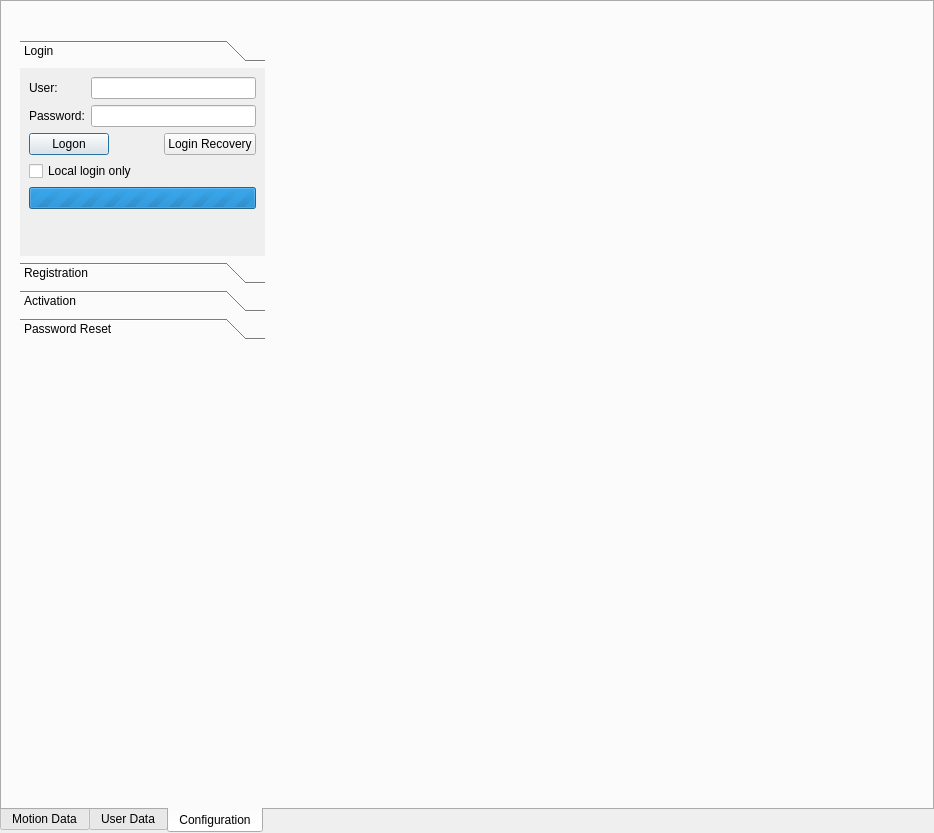
<?xml version="1.0" encoding="UTF-8"?>
<ui version="4.0">
 <class>DataSourceWidget</class>
 <widget class="QTabWidget" name="DataSourceWidget">
  <property name="geometry">
   <rect>
    <x>0</x>
    <y>0</y>
    <width>934</width>
    <height>833</height>
   </rect>
  </property>
  <property name="windowTitle">
   <string>TabWidget</string>
  </property>
  <property name="tabPosition">
   <enum>QTabWidget::South</enum>
  </property>
  <property name="currentIndex">
   <number>2</number>
  </property>
  <widget class="QWidget" name="motionDataTab">
   <attribute name="icon">
    <iconset resource="newCommunicationIcons.qrc">
     <normaloff>:/newCommunication/icons/zdalne.png</normaloff>:/newCommunication/icons/zdalne.png</iconset>
   </attribute>
   <attribute name="title">
    <string>Motion Data</string>
   </attribute>
   <layout class="QHBoxLayout" name="horizontalLayout_3">
    <item>
     <widget class="QWidget" name="dataViewWidget" native="true">
      <property name="sizePolicy">
       <sizepolicy hsizetype="Fixed" vsizetype="Preferred">
        <horstretch>0</horstretch>
        <verstretch>0</verstretch>
       </sizepolicy>
      </property>
      <property name="minimumSize">
       <size>
        <width>300</width>
        <height>0</height>
       </size>
      </property>
      <property name="maximumSize">
       <size>
        <width>300</width>
        <height>16777215</height>
       </size>
      </property>
      <layout class="QVBoxLayout" name="verticalLayout_6">
       <item>
        <layout class="QHBoxLayout" name="horizontalLayout_5">
         <property name="sizeConstraint">
          <enum>QLayout::SetFixedSize</enum>
         </property>
         <item>
          <layout class="QFormLayout" name="formLayout_3">
           <item row="0" column="0">
            <widget class="QLabel" name="perspectiveLabel">
             <property name="text">
              <string>Perspective:</string>
             </property>
            </widget>
           </item>
           <item row="0" column="1">
            <widget class="QComboBox" name="perspectiveComboBox"/>
           </item>
           <item row="1" column="0">
            <widget class="QLabel" name="filterLabel">
             <property name="text">
              <string>Filter:</string>
             </property>
            </widget>
           </item>
           <item row="1" column="1">
            <widget class="QComboBox" name="filterComboBox">
             <item>
              <property name="text">
               <string>No filter</string>
              </property>
             </item>
            </widget>
           </item>
          </layout>
         </item>
        </layout>
       </item>
      </layout>
     </widget>
    </item>
    <item>
     <widget class="QWidget" name="patientCardPlaceholerWidget" native="true"/>
    </item>
    <item>
     <spacer name="horizontalSpacer_2">
      <property name="orientation">
       <enum>Qt::Horizontal</enum>
      </property>
      <property name="sizeHint" stdset="0">
       <size>
        <width>40</width>
        <height>20</height>
       </size>
      </property>
     </spacer>
    </item>
   </layout>
  </widget>
  <widget class="QWidget" name="userDataTab">
   <attribute name="icon">
    <iconset>
     <normaloff>:/newCommunication/icons/osobowe.png</normaloff>:/newCommunication/icons/osobowe.png</iconset>
   </attribute>
   <attribute name="title">
    <string>User Data</string>
   </attribute>
  </widget>
  <widget class="QWidget" name="configTab">
   <attribute name="icon">
    <iconset>
     <normaloff>:/newCommunication/icons/OperacjeP.png</normaloff>:/newCommunication/icons/OperacjeP.png</iconset>
   </attribute>
   <attribute name="title">
    <string>Configuration</string>
   </attribute>
   <layout class="QHBoxLayout" name="horizontalLayout_4">
    <item>
     <widget class="QWidget" name="configPlaceholderWidget" native="true">
      <property name="sizePolicy">
       <sizepolicy hsizetype="Fixed" vsizetype="Preferred">
        <horstretch>0</horstretch>
        <verstretch>0</verstretch>
       </sizepolicy>
      </property>
      <property name="minimumSize">
       <size>
        <width>260</width>
        <height>0</height>
       </size>
      </property>
      <property name="maximumSize">
       <size>
        <width>260</width>
        <height>16777215</height>
       </size>
      </property>
      <layout class="QVBoxLayout" name="verticalLayout_4">
       <property name="leftMargin">
        <number>9</number>
       </property>
       <property name="topMargin">
        <number>9</number>
       </property>
       <property name="rightMargin">
        <number>6</number>
       </property>
       <property name="bottomMargin">
        <number>6</number>
       </property>
       <item>
        <widget class="QToolBox" name="toolBox">
         <property name="sizePolicy">
          <sizepolicy hsizetype="Preferred" vsizetype="Fixed">
           <horstretch>0</horstretch>
           <verstretch>0</verstretch>
          </sizepolicy>
         </property>
         <property name="minimumSize">
          <size>
           <width>0</width>
           <height>300</height>
          </size>
         </property>
         <property name="maximumSize">
          <size>
           <width>16777215</width>
           <height>260</height>
          </size>
         </property>
         <property name="currentIndex">
          <number>0</number>
         </property>
         <widget class="QWidget" name="loginPage">
          <property name="geometry">
           <rect>
            <x>0</x>
            <y>0</y>
            <width>245</width>
            <height>192</height>
           </rect>
          </property>
          <attribute name="label">
           <string>Login</string>
          </attribute>
          <layout class="QVBoxLayout" name="verticalLayout">
           <item>
            <layout class="QFormLayout" name="formLayout">
             <item row="0" column="0">
              <widget class="QLabel" name="userLabel">
               <property name="sizePolicy">
                <sizepolicy hsizetype="Preferred" vsizetype="Preferred">
                 <horstretch>0</horstretch>
                 <verstretch>0</verstretch>
                </sizepolicy>
               </property>
               <property name="text">
                <string>User:</string>
               </property>
              </widget>
             </item>
             <item row="0" column="1">
              <widget class="QLineEdit" name="userEdit">
               <property name="sizePolicy">
                <sizepolicy hsizetype="Expanding" vsizetype="Fixed">
                 <horstretch>0</horstretch>
                 <verstretch>0</verstretch>
                </sizepolicy>
               </property>
              </widget>
             </item>
             <item row="1" column="0">
              <widget class="QLabel" name="passwordLabel">
               <property name="text">
                <string>Password:</string>
               </property>
              </widget>
             </item>
             <item row="1" column="1">
              <widget class="QLineEdit" name="passwordEdit">
               <property name="sizePolicy">
                <sizepolicy hsizetype="Expanding" vsizetype="Fixed">
                 <horstretch>0</horstretch>
                 <verstretch>0</verstretch>
                </sizepolicy>
               </property>
               <property name="echoMode">
                <enum>QLineEdit::Password</enum>
               </property>
              </widget>
             </item>
            </layout>
           </item>
           <item>
            <layout class="QHBoxLayout" name="horizontalLayout">
             <item>
              <widget class="QPushButton" name="loginButton">
               <property name="sizePolicy">
                <sizepolicy hsizetype="Fixed" vsizetype="Fixed">
                 <horstretch>0</horstretch>
                 <verstretch>0</verstretch>
                </sizepolicy>
               </property>
               <property name="text">
                <string>Logon</string>
               </property>
               <property name="autoDefault">
                <bool>true</bool>
               </property>
               <property name="default">
                <bool>true</bool>
               </property>
              </widget>
             </item>
             <item>
              <spacer name="horizontalSpacer">
               <property name="orientation">
                <enum>Qt::Horizontal</enum>
               </property>
               <property name="sizeType">
                <enum>QSizePolicy::Expanding</enum>
               </property>
               <property name="sizeHint" stdset="0">
                <size>
                 <width>13</width>
                 <height>20</height>
                </size>
               </property>
              </spacer>
             </item>
             <item>
              <widget class="QPushButton" name="loginRecoveryButton">
               <property name="sizePolicy">
                <sizepolicy hsizetype="Fixed" vsizetype="Fixed">
                 <horstretch>0</horstretch>
                 <verstretch>0</verstretch>
                </sizepolicy>
               </property>
               <property name="text">
                <string>Login Recovery</string>
               </property>
              </widget>
             </item>
            </layout>
           </item>
           <item>
            <widget class="QCheckBox" name="localLogin">
             <property name="text">
              <string>Local login only</string>
             </property>
            </widget>
           </item>
           <item>
            <widget class="QProgressBar" name="loginProgressBar">
             <property name="sizePolicy">
              <sizepolicy hsizetype="Expanding" vsizetype="Fixed">
               <horstretch>0</horstretch>
               <verstretch>0</verstretch>
              </sizepolicy>
             </property>
             <property name="maximum">
              <number>0</number>
             </property>
             <property name="value">
              <number>-1</number>
             </property>
             <property name="textVisible">
              <bool>false</bool>
             </property>
             <property name="invertedAppearance">
              <bool>false</bool>
             </property>
            </widget>
           </item>
           <item>
            <spacer name="verticalSpacer">
             <property name="orientation">
              <enum>Qt::Vertical</enum>
             </property>
             <property name="sizeHint" stdset="0">
              <size>
               <width>20</width>
               <height>86</height>
              </size>
             </property>
            </spacer>
           </item>
          </layout>
         </widget>
         <widget class="QWidget" name="registrationPage">
          <property name="geometry">
           <rect>
            <x>0</x>
            <y>0</y>
            <width>194</width>
            <height>201</height>
           </rect>
          </property>
          <attribute name="label">
           <string>Registration</string>
          </attribute>
          <layout class="QVBoxLayout" name="verticalLayout_2">
           <item>
            <layout class="QFormLayout" name="formLayout_2">
             <item row="0" column="0">
              <widget class="QLabel" name="regLoginLabel">
               <property name="text">
                <string>Login:</string>
               </property>
              </widget>
             </item>
             <item row="0" column="1">
              <widget class="QLineEdit" name="regLoginEdit"/>
             </item>
             <item row="1" column="0">
              <widget class="QLabel" name="regPassLabel">
               <property name="text">
                <string>Password:</string>
               </property>
              </widget>
             </item>
             <item row="1" column="1">
              <widget class="QLineEdit" name="regPassEdit">
               <property name="echoMode">
                <enum>QLineEdit::Password</enum>
               </property>
              </widget>
             </item>
             <item row="2" column="0">
              <widget class="QLabel" name="regRepPassLabel">
               <property name="text">
                <string>Repeat password:</string>
               </property>
              </widget>
             </item>
             <item row="2" column="1">
              <widget class="QLineEdit" name="regRepPassEdit">
               <property name="echoMode">
                <enum>QLineEdit::Password</enum>
               </property>
              </widget>
             </item>
             <item row="3" column="0">
              <widget class="QLabel" name="nameLabel">
               <property name="text">
                <string>Name:</string>
               </property>
              </widget>
             </item>
             <item row="3" column="1">
              <widget class="QLineEdit" name="nameEdit">
               <property name="sizePolicy">
                <sizepolicy hsizetype="Expanding" vsizetype="Fixed">
                 <horstretch>0</horstretch>
                 <verstretch>0</verstretch>
                </sizepolicy>
               </property>
              </widget>
             </item>
             <item row="4" column="0">
              <widget class="QLabel" name="surnameLabel">
               <property name="text">
                <string>Surname:</string>
               </property>
              </widget>
             </item>
             <item row="4" column="1">
              <widget class="QLineEdit" name="surnameEdit">
               <property name="sizePolicy">
                <sizepolicy hsizetype="Expanding" vsizetype="Fixed">
                 <horstretch>0</horstretch>
                 <verstretch>0</verstretch>
                </sizepolicy>
               </property>
              </widget>
             </item>
             <item row="5" column="0">
              <widget class="QLabel" name="emailLabel">
               <property name="text">
                <string>E-mail:</string>
               </property>
              </widget>
             </item>
             <item row="5" column="1">
              <widget class="QLineEdit" name="emailEdit">
               <property name="sizePolicy">
                <sizepolicy hsizetype="Expanding" vsizetype="Fixed">
                 <horstretch>0</horstretch>
                 <verstretch>0</verstretch>
                </sizepolicy>
               </property>
              </widget>
             </item>
            </layout>
           </item>
           <item>
            <layout class="QHBoxLayout" name="horizontalLayout_2">
             <item>
              <widget class="QPushButton" name="sendRequestButton">
               <property name="sizePolicy">
                <sizepolicy hsizetype="Fixed" vsizetype="Fixed">
                 <horstretch>0</horstretch>
                 <verstretch>0</verstretch>
                </sizepolicy>
               </property>
               <property name="text">
                <string>Send request</string>
               </property>
              </widget>
             </item>
             <item>
              <spacer name="horizontalSpacer_3">
               <property name="orientation">
                <enum>Qt::Horizontal</enum>
               </property>
               <property name="sizeType">
                <enum>QSizePolicy::Preferred</enum>
               </property>
               <property name="sizeHint" stdset="0">
                <size>
                 <width>0</width>
                 <height>0</height>
                </size>
               </property>
              </spacer>
             </item>
             <item>
              <widget class="QProgressBar" name="registrationProgressBar">
               <property name="sizePolicy">
                <sizepolicy hsizetype="Expanding" vsizetype="Fixed">
                 <horstretch>0</horstretch>
                 <verstretch>0</verstretch>
                </sizepolicy>
               </property>
               <property name="maximum">
                <number>0</number>
               </property>
               <property name="value">
                <number>-1</number>
               </property>
               <property name="textVisible">
                <bool>false</bool>
               </property>
               <property name="invertedAppearance">
                <bool>false</bool>
               </property>
              </widget>
             </item>
            </layout>
           </item>
          </layout>
         </widget>
         <widget class="QWidget" name="activationPage">
          <property name="geometry">
           <rect>
            <x>0</x>
            <y>0</y>
            <width>194</width>
            <height>103</height>
           </rect>
          </property>
          <attribute name="label">
           <string>Activation</string>
          </attribute>
          <layout class="QVBoxLayout" name="verticalLayout_3">
           <item>
            <layout class="QFormLayout" name="formLayout_4">
             <item row="0" column="0">
              <widget class="QLabel" name="activationLoginLabel">
               <property name="text">
                <string>Login:</string>
               </property>
              </widget>
             </item>
             <item row="0" column="1">
              <widget class="QLineEdit" name="activationLoginEdit"/>
             </item>
             <item row="1" column="0">
              <widget class="QLabel" name="activationCodeLabel">
               <property name="text">
                <string>Activation Code:</string>
               </property>
              </widget>
             </item>
             <item row="1" column="1">
              <widget class="QLineEdit" name="activationCodeEdit"/>
             </item>
            </layout>
           </item>
           <item>
            <layout class="QHBoxLayout" name="horizontalLayout_6">
             <item>
              <widget class="QPushButton" name="activateButton">
               <property name="sizePolicy">
                <sizepolicy hsizetype="Fixed" vsizetype="Fixed">
                 <horstretch>0</horstretch>
                 <verstretch>0</verstretch>
                </sizepolicy>
               </property>
               <property name="text">
                <string>Activate</string>
               </property>
              </widget>
             </item>
             <item>
              <spacer name="horizontalSpacer_4">
               <property name="orientation">
                <enum>Qt::Horizontal</enum>
               </property>
               <property name="sizeType">
                <enum>QSizePolicy::Preferred</enum>
               </property>
               <property name="sizeHint" stdset="0">
                <size>
                 <width>0</width>
                 <height>0</height>
                </size>
               </property>
              </spacer>
             </item>
             <item>
              <widget class="QProgressBar" name="activationProgressBar">
               <property name="maximum">
                <number>0</number>
               </property>
               <property name="value">
                <number>-1</number>
               </property>
               <property name="textVisible">
                <bool>false</bool>
               </property>
               <property name="format">
                <string/>
               </property>
              </widget>
             </item>
            </layout>
           </item>
           <item>
            <spacer name="verticalSpacer_2">
             <property name="orientation">
              <enum>Qt::Vertical</enum>
             </property>
             <property name="sizeHint" stdset="0">
              <size>
               <width>20</width>
               <height>113</height>
              </size>
             </property>
            </spacer>
           </item>
          </layout>
         </widget>
         <widget class="QWidget" name="passwordResetPage">
          <property name="geometry">
           <rect>
            <x>0</x>
            <y>0</y>
            <width>108</width>
            <height>77</height>
           </rect>
          </property>
          <attribute name="label">
           <string>Password Reset</string>
          </attribute>
          <layout class="QVBoxLayout" name="verticalLayout_5">
           <item>
            <layout class="QHBoxLayout" name="horizontalLayout_7">
             <item>
              <widget class="QLabel" name="emailResetLabel">
               <property name="text">
                <string>E-mail:</string>
               </property>
              </widget>
             </item>
             <item>
              <widget class="QLineEdit" name="emailResetEdit"/>
             </item>
            </layout>
           </item>
           <item>
            <layout class="QHBoxLayout" name="horizontalLayout_8">
             <item>
              <widget class="QPushButton" name="resetButton">
               <property name="text">
                <string>Reset</string>
               </property>
              </widget>
             </item>
             <item>
              <spacer name="horizontalSpacer_5">
               <property name="orientation">
                <enum>Qt::Horizontal</enum>
               </property>
               <property name="sizeHint" stdset="0">
                <size>
                 <width>40</width>
                 <height>20</height>
                </size>
               </property>
              </spacer>
             </item>
            </layout>
           </item>
           <item>
            <spacer name="verticalSpacer_4">
             <property name="orientation">
              <enum>Qt::Vertical</enum>
             </property>
             <property name="sizeHint" stdset="0">
              <size>
               <width>20</width>
               <height>112</height>
              </size>
             </property>
            </spacer>
           </item>
          </layout>
         </widget>
        </widget>
       </item>
       <item>
        <spacer name="verticalSpacer_3">
         <property name="orientation">
          <enum>Qt::Vertical</enum>
         </property>
         <property name="sizeHint" stdset="0">
          <size>
           <width>20</width>
           <height>40</height>
          </size>
         </property>
        </spacer>
       </item>
      </layout>
     </widget>
    </item>
    <item>
     <widget class="QWidget" name="widget" native="true">
      <property name="sizePolicy">
       <sizepolicy hsizetype="Expanding" vsizetype="Expanding">
        <horstretch>0</horstretch>
        <verstretch>0</verstretch>
       </sizepolicy>
      </property>
     </widget>
    </item>
   </layout>
  </widget>
 </widget>
 <resources>
  <include location="../../../coreui/ui/CoreIcons.qrc"/>
  <include location="newCommunicationIcons.qrc"/>
  <include location="../../../hmm_view/ui/hmmViewIcons.qrc"/>
 </resources>
 <connections>
  <connection>
   <sender>loginButton</sender>
   <signal>clicked()</signal>
   <receiver>DataSourceWidget</receiver>
   <slot>onLogin()</slot>
   <hints>
    <hint type="sourcelabel">
     <x>68</x>
     <y>123</y>
    </hint>
    <hint type="destinationlabel">
     <x>466</x>
     <y>416</y>
    </hint>
   </hints>
  </connection>
  <connection>
   <sender>loginRecoveryButton</sender>
   <signal>clicked()</signal>
   <receiver>DataSourceWidget</receiver>
   <slot>onLoginRecovery()</slot>
   <hints>
    <hint type="sourcelabel">
     <x>198</x>
     <y>123</y>
    </hint>
    <hint type="destinationlabel">
     <x>466</x>
     <y>416</y>
    </hint>
   </hints>
  </connection>
  <connection>
   <sender>sendRequestButton</sender>
   <signal>clicked()</signal>
   <receiver>DataSourceWidget</receiver>
   <slot>onRegistration()</slot>
   <hints>
    <hint type="sourcelabel">
     <x>68</x>
     <y>176</y>
    </hint>
    <hint type="destinationlabel">
     <x>466</x>
     <y>416</y>
    </hint>
   </hints>
  </connection>
  <connection>
   <sender>perspectiveComboBox</sender>
   <signal>currentIndexChanged(int)</signal>
   <receiver>DataSourceWidget</receiver>
   <slot>onPerspectiveChange(int)</slot>
   <hints>
    <hint type="sourcelabel">
     <x>122</x>
     <y>31</y>
    </hint>
    <hint type="destinationlabel">
     <x>466</x>
     <y>416</y>
    </hint>
   </hints>
  </connection>
  <connection>
   <sender>filterComboBox</sender>
   <signal>currentIndexChanged(int)</signal>
   <receiver>DataSourceWidget</receiver>
   <slot>onFilterChange(int)</slot>
   <hints>
    <hint type="sourcelabel">
     <x>122</x>
     <y>57</y>
    </hint>
    <hint type="destinationlabel">
     <x>466</x>
     <y>416</y>
    </hint>
   </hints>
  </connection>
  <connection>
   <sender>activateButton</sender>
   <signal>clicked()</signal>
   <receiver>DataSourceWidget</receiver>
   <slot>onActivate()</slot>
   <hints>
    <hint type="sourcelabel">
     <x>67</x>
     <y>196</y>
    </hint>
    <hint type="destinationlabel">
     <x>466</x>
     <y>416</y>
    </hint>
   </hints>
  </connection>
  <connection>
   <sender>localLogin</sender>
   <signal>clicked()</signal>
   <receiver>DataSourceWidget</receiver>
   <slot>connectionModeChanged()</slot>
   <hints>
    <hint type="sourcelabel">
     <x>142</x>
     <y>169</y>
    </hint>
    <hint type="destinationlabel">
     <x>466</x>
     <y>416</y>
    </hint>
   </hints>
  </connection>
  <connection>
   <sender>resetButton</sender>
   <signal>clicked()</signal>
   <receiver>DataSourceWidget</receiver>
   <slot>onPasswordReset()</slot>
   <hints>
    <hint type="sourcelabel">
     <x>67</x>
     <y>197</y>
    </hint>
    <hint type="destinationlabel">
     <x>466</x>
     <y>416</y>
    </hint>
   </hints>
  </connection>
 </connections>
 <slots>
  <slot>onLogin()</slot>
  <slot>onLoginRecovery()</slot>
  <slot>onRegistration()</slot>
  <slot>onFilterChange(int)</slot>
  <slot>onPerspectiveChange(int)</slot>
  <slot>onFilterAdd()</slot>
  <slot>onFilterRemove()</slot>
  <slot>onFilterEdit()</slot>
  <slot>perspectiveContextMenu(QPoint)</slot>
  <slot>onActivate()</slot>
  <slot>connectionModeChanged()</slot>
  <slot>onPasswordReset()</slot>
 </slots>
</ui>
